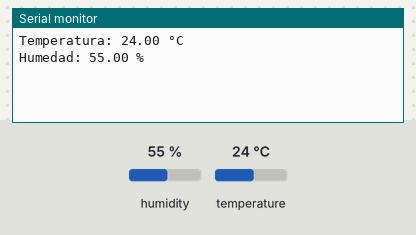
Simulated run of this sketch. Board: Arduino Uno, built with avr-gcc and run on an emulated ATmega328P. Parts: the last lines printed to the serial monitor. Wiring (inferred from the names in the program): AHT10/20 sensor at I2C address 0x38. The inputs (shaded band) are chosen by the test bench; at power-on: humidity 55 %, temperature 24 °C.

Above: at 1.2 s.
1.3 s: humidity set to 22 %
At 2.6 s:
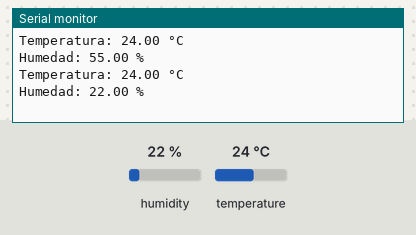
2.8 s: temperature set to 12 °C
At 4.2 s:
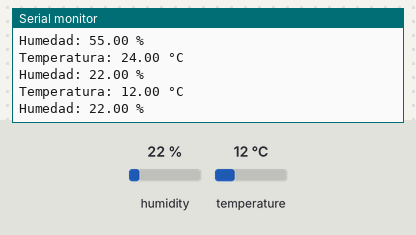
4.3 s: humidity set to 40 %
At 6.5 s:
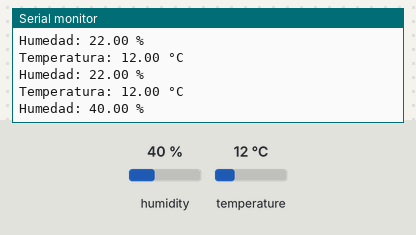
Timing chart, 0 to 8.0 s (numbered marks = the images above; inputs shaded):
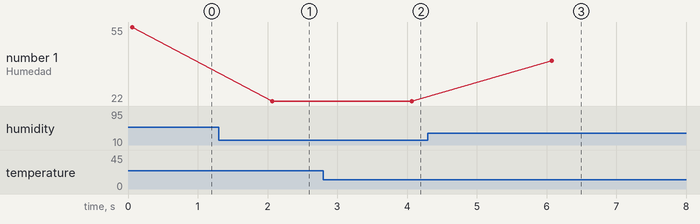

Measured:
- after the input at 1.3 s, the serial monitor: prints a new line after 0.77 s (image 1)
- after the input at 2.8 s, the serial monitor: prints a new line after 1.3 s (image 2)
- after the input at 4.3 s, the serial monitor: prints a new line after 1.8 s (image 3)
- plotted number 1: 55 → 22 after the input at 1.3 s, 22 → 40 after the input at 4.3 s

The sketch:

example.ino
```cpp
#include <Arduino.h>
#include "L_AHT21.h"

float temperature, humidity;

L_AHT21 sensor;

void setup() {
    Serial.begin(115200);
    if (!sensor.begin()) {
        Serial.println("Error al inicializar el sensor AHT15");
        while (1); // Detenerse aquí
    }
}

void loop() {
    if (sensor.read(temperature, humidity)) {
        Serial.print("Temperatura: ");
        Serial.print(temperature);
        Serial.println(" °C");

        Serial.print("Humedad: ");
        Serial.print(humidity);
        Serial.println(" %");
    } else {
        Serial.println("Esperando datos del sensor AHT21...");
    }
    delay(2000); // Espera 2 segundos antes de la próxima lectura
}
```

L_AHT21.cpp
```cpp
#include "L_AHT21.h"

/**
 * @brief Constructor
 * @param wire Puerto I2C
 */
L_AHT21::L_AHT21(TwoWire &wire)
{
    i2cPort = &wire; // Asignar puerto I2C
}

/**
 * @brief Inicializar el sensor
 * @return true si hay un error
 */
bool L_AHT21::begin()
{
    i2cPort->begin();                   // Inicializar puerto I2C
    delay(10);                          // Esperar un poco para estabilización
    if (!sendCommand(0xE1, 0x08, 0x00)) // Enviar comando de inicialización
        return false;                   // Retorna false si hay un error
    delay(50);                          // Dar tiempo para que el sensor se configure
    return true;                        // Retorna true si no hay error
}

/**
 * @brief Enviar comando al sensor
 * @param cmd1 Comando 1
 * @param cmd2 Comando 2
 * @param cmd3 Comando 3
 * @return true si hay un error
 */
bool L_AHT21::sendCommand(uint8_t cmd1, uint8_t cmd2, uint8_t cmd3) {
    i2cPort->beginTransmission(AHT21_ADDRESS);
    i2cPort->write(cmd1);
    i2cPort->write(cmd2);
    i2cPort->write(cmd3);
    uint8_t error = i2cPort->endTransmission();

    if (cmd1 == 0xE1 && (error == 2 || error == 3)) {
        return true;
    }

    return (error == 0);
}

/**
 * @brief Esperar a que el sensor esté listo
 * @return true si el sensor está listo
 */
bool L_AHT21::waitForData()
{
    uint32_t start = millis();
    while (millis() - start < 100) // Esperar hasta 100ms
    {
        i2cPort->requestFrom(AHT21_ADDRESS, (uint8_t)1); // Leer 1 byte
        if (i2cPort->available())                        // Verificar si hay datos disponibles
        {
            uint8_t status = i2cPort->read(); // Leer el byte de estado
            if ((status & 0x80) == 0)         // Si el bit BUSY está en 0, la medición ha terminado
                return true;                  // Retorna true si el sensor está listo
        }
        delayMicroseconds(500); // Reducimos el impacto del delay
    }
    return false; // Si después de 100ms sigue ocupado, retorna error
}

/**
 * @brief Obtener temperatura y humedad
 * @param temperature Temperatura en grados Celsius
 * @param humidity Humedad relativa en porcentaje
 * @return true si hay error
 */
bool L_AHT21::read(float &temperature, float &humidity)
{
    if (!sendCommand(0xAC, 0x33, 0x00)) // Enviar comando de lectura
        return false;                   // Retorna false si hay un error

    if (!waitForData()) // Esperar a que el sensor esté listo
        return false;   // Retorna false si hay un error

    i2cPort->requestFrom(AHT21_ADDRESS, (uint8_t)6); // Leer 6 bytes
    if (i2cPort->available() < 6)                    // Verificar si se recibieron los 6 bytes
        return false;                                // Retorna false si hay un error

    uint8_t data[6];               // Buffer para almacenar los datos
    for (int i = 0; i < 6; i++)    // Bucle para recorrer los 6 bytes
        data[i] = i2cPort->read(); // Leer byte

    // Verificar si el sensor sigue ocupado o tiene error
    if (data[0] & 0x80) // Si el bit BUSY está en 1, el sensor está ocupado
        return false;   // Retorna false si hay un error

    // Obtener humedad (20 bits)
    uint32_t rawHumidity = ((uint32_t)data[1] << 12) | ((uint32_t)data[2] << 4) | ((data[3] & 0xF0) >> 4); // Obtener los 20 bits de humedad
    humidity = (rawHumidity * 100.0) / 1048576.0;                                                          // Calcular la humedad relativa

    // Obtener temperatura (20 bits)
    uint32_t rawTemperature = ((uint32_t)(data[3] & 0x0F) << 16) | ((uint32_t)data[4] << 8) | data[5]; // Obtener los 20 bits de temperatura
    temperature = ((rawTemperature * 200.0) / 1048576.0) - 50.0;                                       // Calcular la temperatura en grados Celsius

    return true; // Retorna true si no hay error
}
```

L_AHT21.h
```cpp
// Controlar temperatura y humedad

#ifndef L_AHT21_H
#define L_AHT21_H

#include <Arduino.h>
#include <Wire.h>

#define L_AHT21_MAX_VALUE 1048576.0
#define L_AHT21_TEMPERATURE_SCALE 200.0
#define L_AHT21_TEMPERATURE_OFFSET 50.0
#define L_AHT21_CONVERSION_TIME 80 // Tiempo de conversión en milisegundos


class L_AHT21
{
public:
    L_AHT21(TwoWire &wire = Wire); // Constructor con puerto I2C opcional

    bool begin();                                   // Inicializar el sensor
    bool read(float &temperature, float &humidity); // Obtener temperatura y humedad

private:
    TwoWire *i2cPort;
    const uint8_t AHT21_ADDRESS = 0x38; // Dirección I2C del sensor

    bool sendCommand(uint8_t cmd1, uint8_t cmd2, uint8_t cmd3); // Enviar comando al sensor
    bool waitForData();                                         // Esperar a que el sensor esté listo
};

#endif
```
